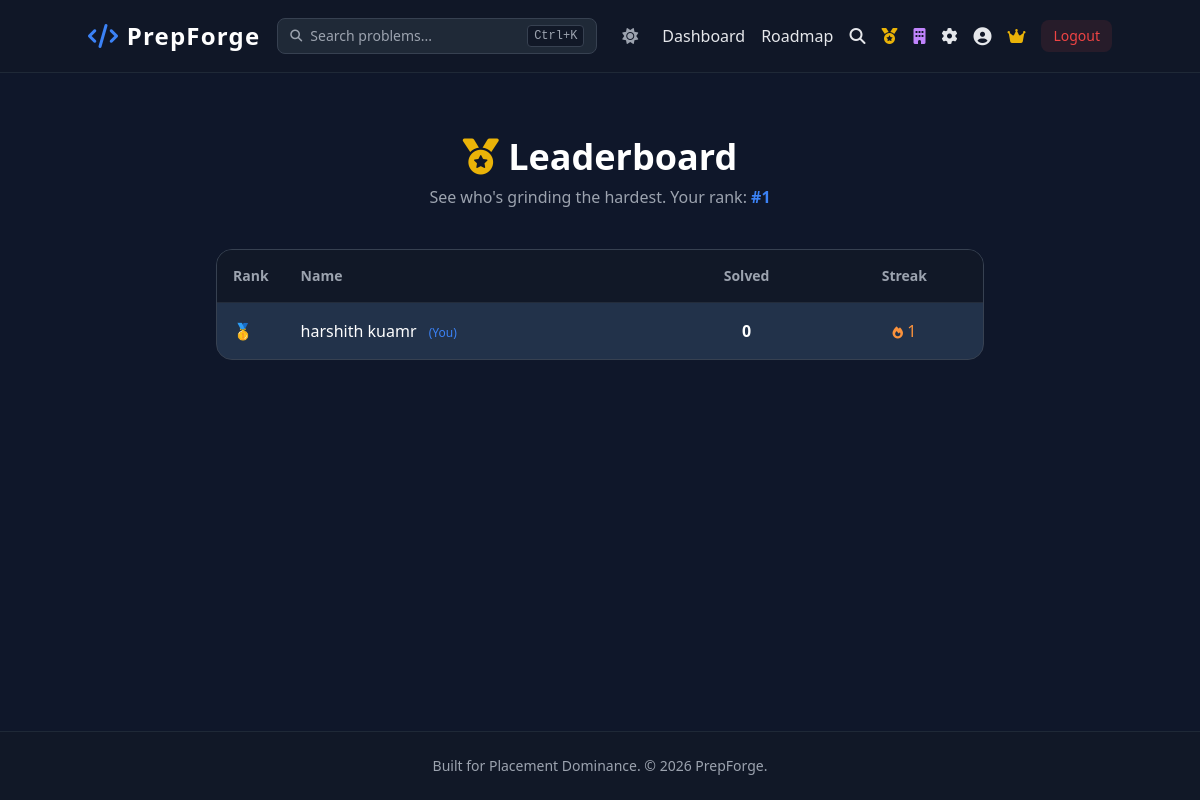
The app's page /leaderboard (signed in), older data.
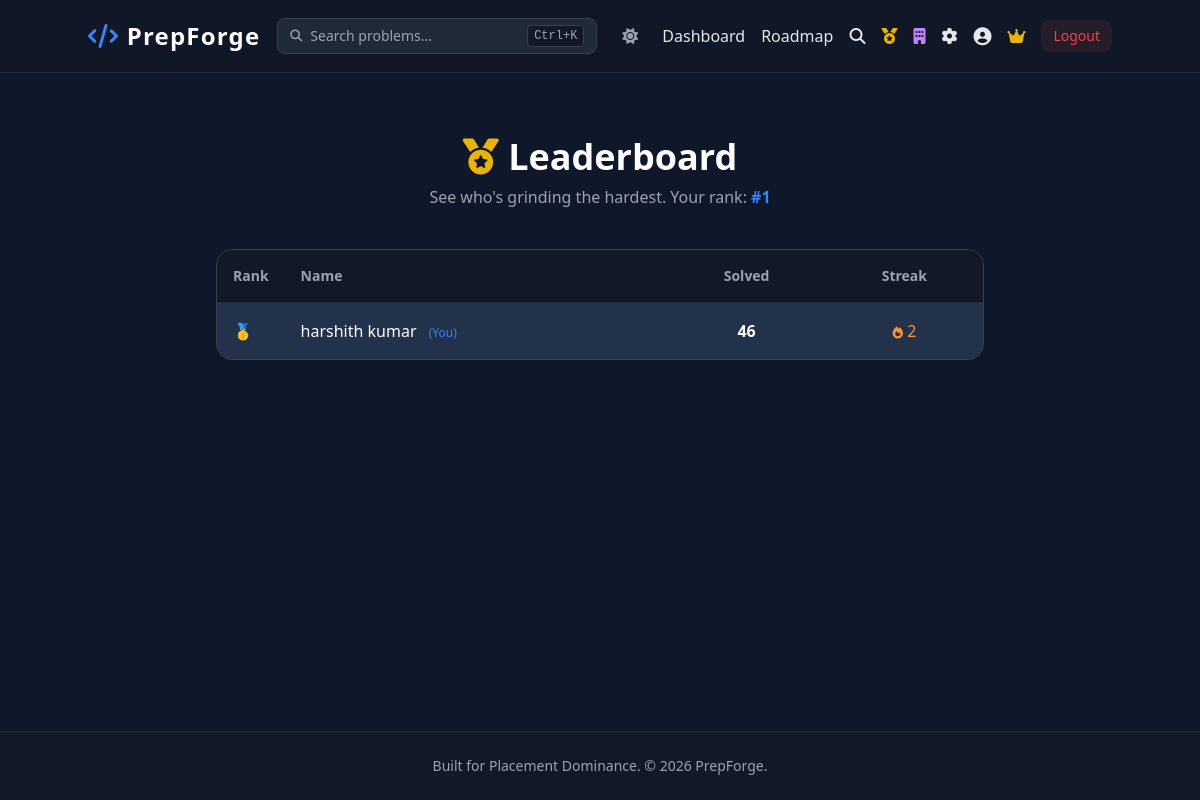
The same page, newer data.
### tables this page shows
CREATE TABLE users (
                    id INTEGER PRIMARY KEY AUTOINCREMENT,
                    name TEXT NOT NULL,
                    email TEXT UNIQUE NOT NULL,
                    password TEXT NOT NULL,
                    is_admin BOOLEAN DEFAULT 0,
                    current_streak INTEGER DEFAULT 0,
                    last_active_date DATE
                 , daily_goal INTEGER DEFAULT 3);

### app.py (the view)
@app.route('/leaderboard')
@login_required
def leaderboard():
    conn = get_db()
    user_id = session['user_id']
    leaders = conn.execute('''
        SELECT u.id, u.name, u.current_streak,
               COUNT(up.problem_id) as solved,
               RANK() OVER (ORDER BY COUNT(up.problem_id) DESC, u.current_streak DESC) as rank
        FROM users u
        LEFT JOIN user_progress up ON u.id = up.user_id
        GROUP BY u.id
        ORDER BY solved DESC, u.current_streak DESC
        LIMIT 25
    ''').fetchall()
    my_rank = conn.execute('''
        SELECT rank FROM (
            SELECT u.id,
                   RANK() OVER (ORDER BY COUNT(up.problem_id) DESC, u.current_streak DESC) as rank
            FROM users u
            LEFT JOIN user_progress up ON u.id = up.user_id
            GROUP BY u.id
        ) WHERE id = ?
    ''', (user_id,)).fetchone()
    conn.close()
    return render_template('leaderboard.html', leaders=leaders, my_rank=my_rank['rank'] if my_rank else None)

### app.py (called while the page is built)
def get_db():
    conn = sqlite3.connect(DATABASE, timeout=15)
    conn.row_factory = sqlite3.Row
    return conn

@app.context_processor
def inject_globals():
    return {'current_year': datetime.now().year}

def login_required(f):
    @wraps(f)
    def decorated_function(*args, **kwargs):
        if 'user_id' not in session:
            flash('Please log in to access this page.', 'warning')
            return redirect(url_for('login'))
        return f(*args, **kwargs)
    return decorated_function

### templates/leaderboard.html (shortened to what this page needs)
{% extends 'base.html' %}
{% block content %}
<div class="max-w-3xl mx-auto mt-8">
    <div class="text-center mb-10">
        <h1 class="text-4xl font-bold text-white mb-2"><i class="fas fa-medal text-yellow-500"></i> Leaderboard</h1>
        <p class="text-gray-400">See who's grinding the hardest. Your rank: <span class="text-brand font-bold">#{{ my_rank or '—' }}</span></p>
    </div>
    <div class="bg-gray-800 rounded-2xl border border-gray-700 overflow-hidden">
        <table class="w-full text-left">
            <thead class="bg-gray-900 text-gray-400 text-sm">
                <tr>
                    <th class="p-4 w-16">Rank</th>
                    <th class="p-4">Name</th>
                    <th class="p-4 text-center">Solved</th>
                    <th class="p-4 text-center hidden sm:table-cell">Streak</th>
                </tr>
            </thead>
            <tbody>
                {% for leader in leaders %}
                <tr class="border-t border-gray-700/50 {% if leader.id == session.user_id %}bg-brand/10{% else %}hover:bg-gray-700/20{% endif %} transition">
                    <td class="p-4">
                        {% if leader.rank == 1 %}
                            <span class="text-yellow-400 font-bold">🥇</span>
                        {% elif leader.rank == 2 %}
                            <span class="text-gray-300 font-bold">🥈</span>
                        {% elif leader.rank == 3 %}
                            <span class="text-orange-400 font-bold">🥉</span>
                        {% else %}
                            <span class="text-gray-500 font-medium">#{{ leader.rank }}</span>
                        {% endif %}
                    </td>
                    <td class="p-4">
                        <span class="font-medium text-white">{{ leader.name }}</span>
                        {% if leader.id == session.user_id %}
                            <span class="text-xs text-brand ml-2">(You)</span>
                        {% endif %}
                    </td>
                    <td class="p-4 text-center font-bold text-white">{{ leader.solved }}</td>
                    <td class="p-4 text-center hidden sm:table-cell">
                        {% if leader.current_streak > 0 %}
                            <span class="text-orange-400"><i class="fas fa-fire text-xs"></i> {{ leader.current_streak }}</span>
                        {% else %}
                            <span class="text-gray-600">—</span>
                        {% endif %}
                    </td>
                </tr>
                {% endfor %}
            </tbody>
        </table>
    </div>
</div>
{% endblock %}

### templates/base.html (shortened to what this page needs)
<!DOCTYPE html>
<html lang="en" class="dark">
<head>
    <script src="https://cdn.tailwindcss.com"></script>
    <link rel="stylesheet" href="https://cdnjs.cloudflare.com/ajax/libs/font-awesome/6.4.0/css/all.min.css">
    <link rel="stylesheet" href="{{ url_for('static', filename='css/custom.css') }}">
</head>
<body class="bg-darkbg text-gray-200 min-h-screen font-sans flex flex-col">
    <nav class="bg-gray-900/95 backdrop-blur border-b border-gray-800 p-4 sticky top-0 z-50">
        <div class="container mx-auto flex justify-between items-center gap-4">
            <a href="{{ url_for('home') }}" class="text-2xl font-bold text-white tracking-wider shrink-0">
                <i class="fa-solid fa-code text-brand"></i> PrepForge
            </a>
            {% if session.user_id %}
            <button id="quick-search-btn" class="hidden md:flex items-center gap-2 bg-gray-800 border border-gray-700 rounded-lg px-3 py-1.5 text-sm text-gray-400 hover:border-gray-600 hover:text-gray-300 transition flex-1 max-w-xs">
                <i class="fas fa-search text-xs"></i>
                <span>Search problems...</span>
                <kbd class="ml-auto text-xs bg-gray-900 px-1.5 py-0.5 rounded border border-gray-700">Ctrl+K</kbd>
            </button>
            {% endif %}
            <div class="hidden md:flex gap-4 items-center shrink-0">
                <button id="theme-toggle" class="text-gray-400 hover:text-yellow-400 transition p-2" aria-label="Toggle theme">
                    <i class="fas fa-sun hidden dark:inline"></i>
                </button>
                {% if session.user_id %}
                    <a href="{{ url_for('dashboard') }}" class="hover:text-brand transition {% if request.endpoint == 'dashboard' %}nav-link-active font-medium{% endif %}">Dashboard</a>
                    <a href="{{ url_for('roadmap') }}" class="hover:text-brand transition {% if request.endpoint in ['roadmap', 'topic'] %}nav-link-active font-medium{% endif %}">Roadmap</a>
                    <a href="{{ url_for('search') }}" class="hover:text-brand transition {% if request.endpoint == 'search' %}nav-link-active font-medium{% endif %}"><i class="fas fa-search"></i></a>
                    <a href="{{ url_for('leaderboard') }}" class="hover:text-brand transition {% if request.endpoint == 'leaderboard' %}nav-link-active font-medium{% endif %}"><i class="fas fa-medal text-yellow-500"></i></a>
                    <a href="{{ url_for('company') }}" class="text-purple-400 hover:text-purple-300 transition font-medium"><i class="fas fa-building"></i></a>
                    <a href="{{ url_for('settings') }}" class="hover:text-brand transition {% if request.endpoint == 'settings' %}text-brand{% endif %}"><i class="fas fa-cog"></i></a>
                    <a href="{{ url_for('profile') }}" class="hover:text-brand transition {% if request.endpoint == 'profile' %}nav-link-active{% endif %}"><i class="fas fa-user-circle text-lg"></i></a>
                    {% if session.is_admin %}
                        <a href="{{ url_for('admin') }}" class="text-yellow-500 hover:text-yellow-400"><i class="fas fa-crown"></i></a>
                    {% endif %}
                    <a href="{{ url_for('logout') }}" class="bg-red-500/10 text-red-500 px-3 py-1.5 rounded-lg hover:bg-red-500/20 text-sm">Logout</a>
                {% else %}
                    <a href="{{ url_for('login') }}" class="hover:text-brand transition">Login</a>
                    <a href="{{ url_for('register') }}" class="bg-brand text-white px-4 py-2 rounded-lg hover:bg-blue-600 transition">Get Started</a>
                {% endif %}
            </div>
        </div>
    </nav>
    <main class="flex-grow container mx-auto p-4 animate-fade-in">
        {% block content %}{% endblock %}
    </main>
    <footer class="bg-gray-900 border-t border-gray-800 py-6 text-center mt-12 text-gray-400 text-sm">
        <p>Built for Placement Dominance. &copy; {{ current_year }} PrepForge.</p>
    </footer>
</body>
</html>

### static/css/custom.css (style rules this page uses)
:root { --square-size: 12px; --square-gap: 4px; --level-0: #374151; --level-1: #0e4429; --level-2: #006d32; --level-3: #26a641; --level-4: #39d353; }
body { font-family: 'Inter', system-ui, -apple-system, sans-serif; }
.nav-link-active { color: #3b82f6; }
.animate-fade-in { animation: fade-in 0.4s ease-out; }

Row changes from the older to the newer data that the page shows:
changed users: name "harshith kuamr" → "harshith kumar"; solved "0" → "46"; current_streak "1" → "2"
